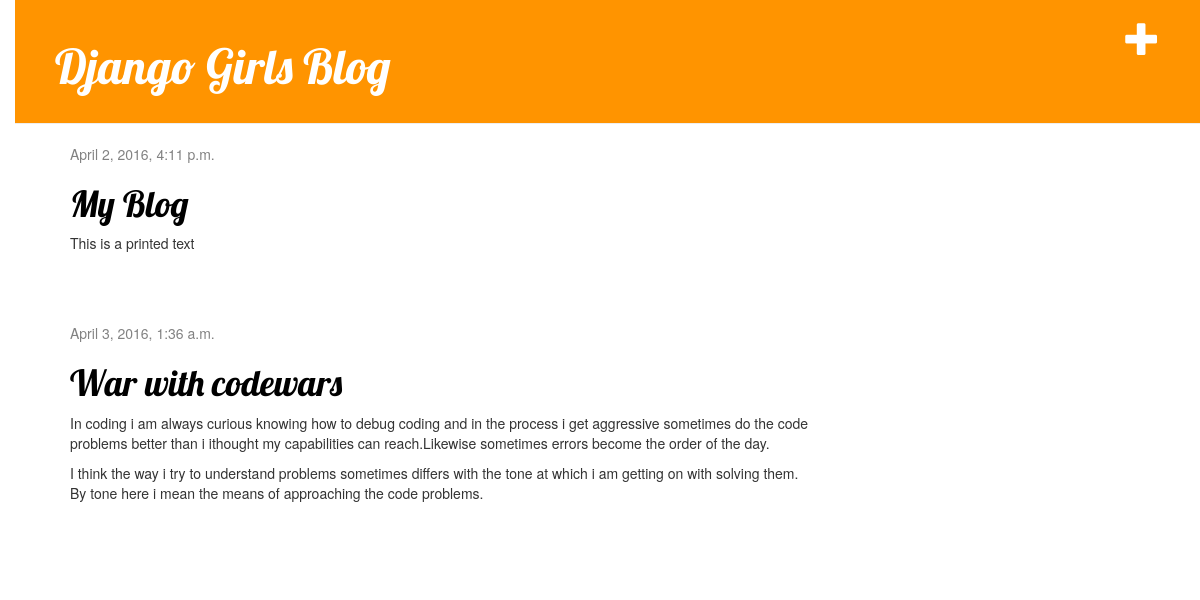
The app's page / (signed in) with its own data.
### blog/models.py (models this page shows, shortened)
class Post(models.Model):
    author = models.ForeignKey('auth.User')
    title = models.CharField(max_length=200)
    text = models.TextField()
    created_date = models.DateTimeField(
            default=timezone.now)
    published_date = models.DateTimeField(
            blank=True, null=True)

### blog/views.py (the view)
# urls.py: url(r'^$', views.post_list, name='post_list'),
def post_list(request):
    posts = Post.objects.filter(published_date__lte=timezone.now()).order_by('published_date')
    return render(request, 'blog/post_list.html', {'posts': posts})

### blog/templates/blog/post_list.html
{% extends 'blog/base.html' %}
{% block content %}
    {% for post in posts %}
        <div class="post">
            <div class="date">
                {{ post.published_date }}
            </div>
            <h1><a href="{% url 'post_detail' pk=post.pk %}">{{ post.title }}</a></h1>
            <p>{{ post.text|linebreaks }}</p>
        </div>
    {% endfor %}
{% endblock content %}

### blog/static/css/blog.css (style rules this page uses)
h1 a { color: #FCA205; font-family: 'Lobster'; }
body { padding-left: 15px; }
h1, h2, h3, h4 { font-family: 'Lobster', cursive; }
.date { color: #828282; }
.post { margin-bottom: 70px; }
.post h1 a, .post h1 a:visited { color: #000000; }

### records on screen
Post: published_date "April 2, 2016, 4:11 p.m.", title "My Blog", text "This is a printed text"
Post: published_date "April 3, 2016, 1:36 a.m.", title "War with codewars", text "In coding i am always curious knowing how to debug coding and in the process i get aggressive sometimes do the code problems better than i ithought my capabilities can reach.Likewise sometimes errors become the order of the day. I think the way i try to understand problems sometimes differs with the tone at which i am getting on with solving them. By tone here i mean the means of approaching the code problems."
